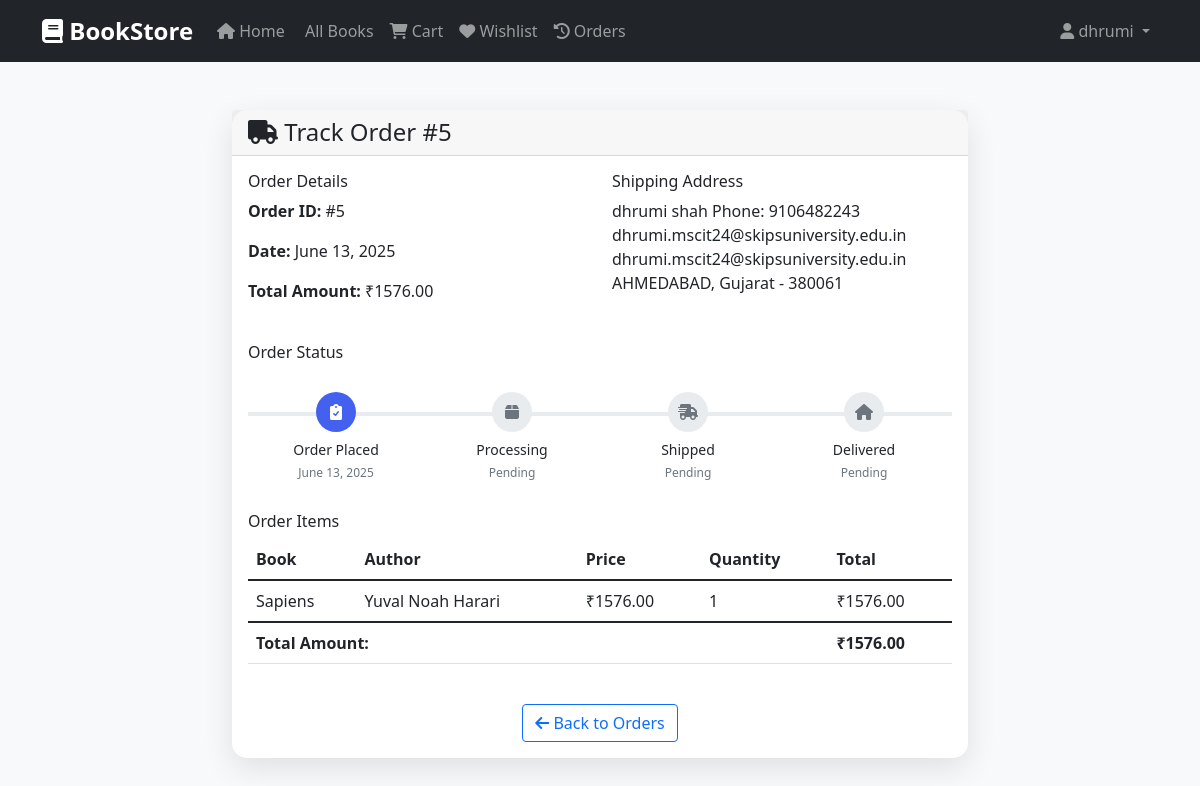
The page /bookstore/track-order/5/ (signed in) on the database its author committed.
### bookstore/bookstore/models.py (models this page shows, shortened)
class Order(models.Model):
    STATUS_CHOICES = [
        ('pending', 'Pending'),
        ('confirmed', 'Confirmed'),
        ('shipped', 'Shipped'),
        ('delivered', 'Delivered'),
        ('cancelled', 'Cancelled'),
    ]
    user = models.ForeignKey(User, on_delete=models.CASCADE)
    subtotal = models.DecimalField(max_digits=10, decimal_places=2, default=0)
    shipping_cost = models.DecimalField(max_digits=10, decimal_places=2, default=50)  # ₹50 shipping
    total_amount = models.DecimalField(max_digits=10, decimal_places=2)
    status = models.CharField(max_length=20, choices=STATUS_CHOICES, default='pending')
    shipping_address = models.TextField()
    created_at = models.DateTimeField(auto_now_add=True)
    updated_at = models.DateTimeField(auto_now=True)

class OrderItem(models.Model):
    order = models.ForeignKey(Order, related_name='items', on_delete=models.CASCADE)
    book = models.ForeignKey(Book, on_delete=models.CASCADE)
    quantity = models.PositiveIntegerField()
    price = models.DecimalField(max_digits=10, decimal_places=2)
    @property
    def total_price(self):
        return self.quantity * self.price

class Book(models.Model):
    title = models.CharField(max_length=200)
    author = models.CharField(max_length=100)
    category = models.ForeignKey(Category, on_delete=models.CASCADE)
    description = models.TextField()
    price = models.DecimalField(max_digits=10, decimal_places=2)
    stock = models.PositiveIntegerField(default=0)
    image = models.ImageField(upload_to='books/', blank=True, null=True)
    isbn = models.CharField(max_length=13, unique=True)
    publication_date = models.DateField()
    created_at = models.DateTimeField(auto_now_add=True)
    updated_at = models.DateTimeField(auto_now=True)

### bookstore/bookstore/views.py (the view)
# urls.py: path('track-order/<int:order_id>/', views.track_order_view, name='track_order'),
@login_required
def track_order_view(request, order_id):
    order = get_object_or_404(Order, id=order_id, user=request.user)
    context = {'order': order}
    return render(request, 'bookstore/track_order.html', context)

### bookstore/templates/bookstore/track_order.html (shortened to what this page needs)
{% extends 'base.html' %}
{% block content %}
<div class="container py-5">
    <div class="row">
        <div class="col-lg-8 mx-auto">
            <div class="card">
                <div class="card-header">
                    <h4 class="mb-0">
                        <i class="fas fa-truck"></i> Track Order #{{ order.id }}
                    </h4>
                </div>
                <div class="card-body">
                    <div class="row mb-4">
                        <div class="col-md-6">
                            <h6>Order Details</h6>
                            <p><strong>Order ID:</strong> #{{ order.id }}</p>
                            <p><strong>Date:</strong> {{ order.created_at|date:"F d, Y" }}</p>
                            <p><strong>Total Amount:</strong> ₹{{ order.total_amount }}</p>
                        </div>
                        <div class="col-md-6">
                            <h6>Shipping Address</h6>
                            <p>{{ order.shipping_address }}</p>
                        </div>
                    </div>
                    <h6>Order Status</h6>
                    <div class="order-timeline mb-4">
                        <div class="timeline-track">
                            {% if order.status == 'pending' %}
                                <div class="timeline-step active">
                                    <div class="timeline-icon">
                                        <i class="fas fa-clipboard-check"></i>
                                    </div>
                                    <div class="timeline-text">
                                        <h6>Order Placed</h6>
                                        <p>{{ order.created_at|date:"F d, Y" }}</p>
                                    </div>
                                </div>
                                <div class="timeline-step">
                                    <div class="timeline-icon">
                                        <i class="fas fa-box"></i>
                                    </div>
                                    <div class="timeline-text">
                                        <h6>Processing</h6>
                                        <p>Pending</p>
                                    </div>
                                </div>
                                <div class="timeline-step">
                                    <div class="timeline-icon">
                                        <i class="fas fa-shipping-fast"></i>
                                    </div>
                                    <div class="timeline-text">
                                        <h6>Shipped</h6>
                                        <p>Pending</p>
                                    </div>
                                </div>
                                <div class="timeline-step">
                                    <div class="timeline-icon">
                                        <i class="fas fa-home"></i>
                                    </div>
                                    <div class="timeline-text">
                                        <h6>Delivered</h6>
                                        <p>Pending</p>
                                    </div>
                                </div>
                            {% endif %}
                        </div>
                    </div>
                    <h6>Order Items</h6>
                    <div class="table-responsive">
                        <table class="table">
                            <thead>
                                <tr>
                                    <th>Book</th>
                                    <th>Author</th>
                                    <th>Price</th>
                                    <th>Quantity</th>
                                    <th>Total</th>
                                </tr>
                            </thead>
                            <tbody>
                                {% for item in order.items.all %}
                                <tr>
                                    <td>{{ item.book.title }}</td>
                                    <td>{{ item.book.author }}</td>
                                    <td>₹{{ item.price }}</td>
                                    <td>{{ item.quantity }}</td>
                                    <td>₹{{ item.total_price }}</td>
                                </tr>
                                {% endfor %}
                            </tbody>
                            <tfoot>
                                <tr>
                                    <th colspan="4">Total Amount:</th>
                                    <th>₹{{ order.total_amount }}</th>
                                </tr>
                            </tfoot>
                        </table>
                    </div>
                    <div class="text-center mt-4">
                        <a href="{% url 'bookstore:order_history' %}" class="btn btn-outline-primary">
                            <i class="fas fa-arrow-left"></i> Back to Orders
                        </a>
                    </div>
                </div>
            </div>
        </div>
    </div>
</div>
{% endblock %}

### bookstore/templates/base.html (shortened to what this page needs)
<!DOCTYPE html>
<html lang="en">
<head>
    <link href="https://cdn.jsdelivr.net/npm/bootstrap@5.1.3/dist/css/bootstrap.min.css" rel="stylesheet">
    <link href="https://cdnjs.cloudflare.com/ajax/libs/font-awesome/6.0.0/css/all.min.css" rel="stylesheet">
</head>
<body>
    {% if user.is_authenticated %}
    <nav class="navbar navbar-expand-lg navbar-dark bg-dark">
        <div class="container">
            <a class="navbar-brand" href="{% url 'bookstore:home' %}">
                <i class="fas fa-book"></i> BookStore
            </a>
            <div class="collapse navbar-collapse" id="navbarNav">
                <ul class="navbar-nav me-auto">
                    <li class="nav-item">
                        <a class="nav-link" href="{% url 'bookstore:home' %}">
                            <i class="fas fa-home"></i> Home
                        </a>
                    </li>
                    <li class="nav-item">
                        <a class="nav-link" href="{% url 'bookstore:book_list' %}">
                             All Books
                        </a>
                    </li>
                    <li class="nav-item">
                        <a class="nav-link" href="{% url 'bookstore:cart' %}">
                            <i class="fas fa-shopping-cart"></i> Cart
                        </a>
                    </li>
                    <li class="nav-item">
                        <a class="nav-link" href="{% url 'bookstore:wishlist' %}">
                            <i class="fas fa-heart"></i> Wishlist
                        </a>
                    </li>
                    <li class="nav-item">
                        <a class="nav-link" href="{% url 'bookstore:order_history' %}">
                            <i class="fas fa-history"></i> Orders
                        </a>
                    </li>
                </ul>
                <ul class="navbar-nav">
                    <li class="nav-item dropdown">
                        <a class="nav-link dropdown-toggle" href="#" id="navbarDropdown" role="button" data-bs-toggle="dropdown">
                            <i class="fas fa-user"></i> {{ user.first_name|default:user.username }}
                        </a>
                    </li>
                </ul>
            </div>
        </div>
    </nav>
    {% endif %}
    <main>
        {% block content %}
        {% endblock %}
    </main>
</body>
</html>

### bookstore/templates/base.html (style rules this page uses)
:root { --primary-color: #2c3e50; --secondary-color: #3498db; --accent-color: #e74c3c; --success-color: #27ae60; --warning-color: #f39c12; }
body { font-family: 'Segoe UI', Tahoma, Geneva, Verdana, sans-serif; background-color: #f8f9fa; min-height: 100vh; }
.navbar-brand { font-weight: bold; font-size: 1.5rem; }
.card { border: none; border-radius: 15px; box-shadow: 0 10px 30px rgba(0,0,0,0.1); transition: transform 0.3s ease; }

### bookstore/templates/bookstore/track_order.html (style rules this page uses)
.order-timeline { margin: 30px 0; }
.timeline-track { display: flex; justify-content: space-between; position: relative; margin-bottom: 30px; }
.timeline-track:before { content: ''; position: absolute; top: 20px; left: 0; right: 0; height: 4px; background: #e9ecef; z-index: 1; }
.timeline-step { position: relative; z-index: 2; flex: 1; text-align: center; padding: 0 10px; }
.timeline-icon { width: 40px; height: 40px; border-radius: 50%; background: #e9ecef; display: flex; align-items: center; justify-content: center; margin: 0 auto 10px; color: #6c757d; }
.timeline-step.active .timeline-icon { background: #4361ee; color: white; }
.timeline-text h6 { margin-bottom: 5px; font-size: 14px; }
.timeline-text p { margin: 0; font-size: 12px; color: #6c757d; }

### rows shown on the page
Order: id "5", created_at "June 13, 2025", total_amount "1576.00", shipping_address "dhrumi shah Phone: 9106482243 dhrumi.mscit24@skipsuniversity.edu.in dhrumi.mscit24@skipsuniversity.edu.in AHMEDABAD, Gujarat - 380061"
OrderItem: book "Sapiens", book.author "Yuval Noah Harari", price "1576.00", quantity "1", total_price "1576.00"

### other values the page prints
{{ user.first_name|default:user.username }} "dhrumi"
